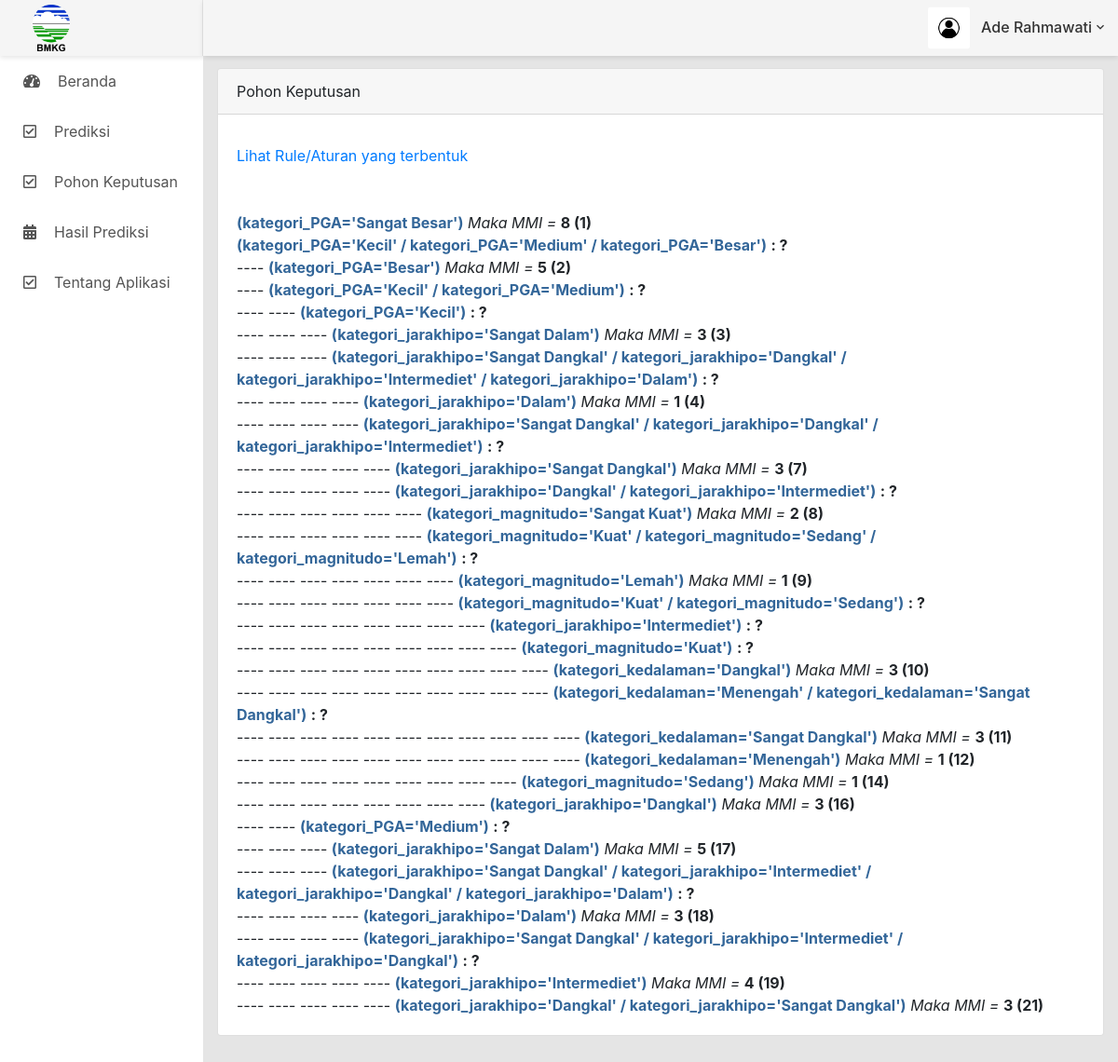
Page /index.php?menu=pohon_tree (signed in) on the committed database.
### tables this page shows
CREATE TABLE `pohon_keputusan` (
  `id` int(11) NOT NULL,
  `parent` text DEFAULT NULL,
  `akar` text DEFAULT NULL,
  `keputusan` varchar(10) DEFAULT NULL
);

### pohon_tree.php (the view, shortened to what this page needs)
<div class="container-fluid">
	<div class="row">
	<div class="col-lg-12">
		<div class="card">
              <div class="card-header">Pohon Keputusan</div>
               <div class="card-body">
<a href="?menu=tree" >Lihat Rule/Aturan yang terbentuk</a><br><br>
<?php
include "koneksi.php";
$que_sql=mysqli_query($koneksi, "SELECT id FROM pohon_keputusan");
$id=array();$l=0;
while($bar_row=mysqli_fetch_array($que_sql)){
	$id[$l]=$bar_row[0];
	$l++;
}
$query = mysqli_query($koneksi, "SELECT * FROM pohon_keputusan ORDER BY(id)");
$temp_rule=array();
$temp_rule[0]='';
$ll=0;
while($bar=mysqli_fetch_array($query)){
	if($bar[1]!=''){
		$rule=$bar[1]." AND ".$bar[2];
	}else{
		$rule=$bar[2];
	}
	$rule = str_replace("OR","/",$rule);
	$exRule=explode(" AND ",$rule);
	$jml_ExRule=count($exRule);
	$jml_temp=count($temp_rule);
	$i=0;
	while($i<$jml_ExRule){
		if($temp_rule[$i]==$exRule[$i]){
			$temp_rule[$i]=$exRule[$i];
			$exRule[$i]="---- ";
		}else{
			$temp_rule[$i]=$exRule[$i];
		}
		if($i==($jml_ExRule-1)){
			$t=$i;
			while($t<$jml_temp){
				$temp_rule[$t]="";
				$t++;
			}
		}
		if($i==($jml_ExRule-1)){
			$strip='';
			for($x=1;$x<=$i;$x++){
				$strip=$strip."---- ";
			}
			$sql_que=mysqli_query($koneksi, "SELECT keputusan FROM pohon_keputusan WHERE id=$id[$ll]");
			$row_bar=mysqli_fetch_array($sql_que);
			if($exRule[$i-1]=="---- "){
				echo "<font color='#336699'><b>".$exRule[$i]."</b></font> <i>Maka MMI = </i><strong>".$row_bar[0]." (".$id[$ll].")</strong>";
			}else if($exRule[$i-1]!="---- "){
				echo "<br>".$strip."<font color='#336699'><b>".$exRule[$i]."</b></font> <i>Maka MMI = </i><strong>".$row_bar[0]."  (".$id[$ll].")</strong>";
			}
		}
		else if($i==0){
			if($ll==1){
				echo "<font color='#336699'><b>".$exRule[$i]."</b></font> <b>: ?</b>";
			}else{
				echo $exRule[$i]." ";
			}
		}
		else{
			if($exRule[$i]=="---- "){
				echo $exRule[$i]." ";
			}else{
				if($exRule[$i-1]=="---- "){
					echo "<font color='#336699'><b>".$exRule[$i]."</b></font> <b>: ?</b>";
				}else{
					$strip='';
					for($x=1;$x<=$i;$x++){
						$strip=$strip."---- ";
					}
					echo "<br>".$strip."<font color='#336699'><b>".$exRule[$i]."</b></font> <b>: ?</b>";
				}
			}
		}
		$i++;
	}
	echo "<br>";
	$ll++;
}
?>
</div>
</div>
</div>
</div>
</div>

### rows in the picture
pohon_keputusan: akar "(kategori_PGA='Sangat Besar')", keputusan "8", ll "1"
pohon_keputusan: parent+akar "(kategori_PGA='Kecil' / kategori_PGA='Medium' / kategori_PGA='Besar')", strip "----", akar "(kategori_PGA='Besar')", keputusan "5", ll "2"
pohon_keputusan: i "----", i "(kategori_PGA='Kecil' / kategori_PGA='Medium')", strip "---- ----", i "(kategori_PGA='Kecil')", strip "---- ---- ----", i "(kategori_jarakhipo='Sangat Dalam')", keputusan "3", ll "3"
pohon_keputusan: i "----", i "(kategori_jarakhipo='Sangat Dangkal' / kategori_jarakhipo='Dangkal' / kategori_jarakhipo='Intermediet' / kategori_jarakhipo='Dalam')", strip "---- ---- ---- ----", i "(kategori_jarakhipo='Dalam')", keputusan "1", ll "4"
pohon_keputusan: i "----", i "(kategori_jarakhipo='Sangat Dangkal' / kategori_jarakhipo='Dangkal' / kategori_jarakhipo='Intermediet')", strip "---- ---- ---- ---- ----", i "(kategori_jarakhipo='Sangat Dangkal')", keputusan "3", ll "7"
pohon_keputusan: i "----", i "(kategori_jarakhipo='Dangkal' / kategori_jarakhipo='Intermediet')", strip "---- ---- ---- ---- ---- ----", i "(kategori_magnitudo='Sangat Kuat')", keputusan "2", ll "8"
pohon_keputusan: i "----", i "(kategori_magnitudo='Kuat' / kategori_magnitudo='Sedang' / kategori_magnitudo='Lemah')", strip "---- ---- ---- ---- ---- ---- ----", i "(kategori_magnitudo='Lemah')", keputusan "1", ll "9"
pohon_keputusan: i "----", i "(kategori_magnitudo='Kuat' / kategori_magnitudo='Sedang')", strip "---- ---- ---- ---- ---- ---- ---- ----", i "(kategori_jarakhipo='Intermediet')", strip "---- ---- ---- ---- ---- ---- ---- ---- ----", i "(kategori_magnitudo='Kuat')", strip "---- ---- ---- ---- ---- ---- ---- ---- ---- ----", i "(kategori_kedalaman='Dangkal')", keputusan "3", ll "10"
pohon_keputusan: i "----", i "(kategori_kedalaman='Menengah' / kategori_kedalaman='Sangat Dangkal')", strip "---- ---- ---- ---- ---- ---- ---- ---- ---- ---- ----", i "(kategori_kedalaman='Sangat Dangkal')", keputusan "3", ll "11"
pohon_keputusan: i "----", i "(kategori_kedalaman='Menengah')", keputusan "1", ll "12"
pohon_keputusan: i "----", i "(kategori_magnitudo='Sedang')", keputusan "1", ll "14"
pohon_keputusan: i "----", i "(kategori_jarakhipo='Dangkal')", keputusan "3", ll "16"
pohon_keputusan: i "----", i "(kategori_PGA='Medium')", strip "---- ---- ----", i "(kategori_jarakhipo='Sangat Dalam')", keputusan "5", ll "17"
pohon_keputusan: i "----", i "(kategori_jarakhipo='Sangat Dangkal' / kategori_jarakhipo='Intermediet' / kategori_jarakhipo='Dangkal' / kategori_jarakhipo='Dalam')", strip "---- ---- ---- ----", i "(kategori_jarakhipo='Dalam')", keputusan "3", ll "18"
pohon_keputusan: i "----", i "(kategori_jarakhipo='Sangat Dangkal' / kategori_jarakhipo='Intermediet' / kategori_jarakhipo='Dangkal')", strip "---- ---- ---- ---- ----", i "(kategori_jarakhipo='Intermediet')", keputusan "4", ll "19"
pohon_keputusan: i "----", i "(kategori_jarakhipo='Dangkal' / kategori_jarakhipo='Sangat Dangkal')", keputusan "3", ll "21"

### other values in the picture
$_SESSION['nama'] "Ade Rahmawati"
